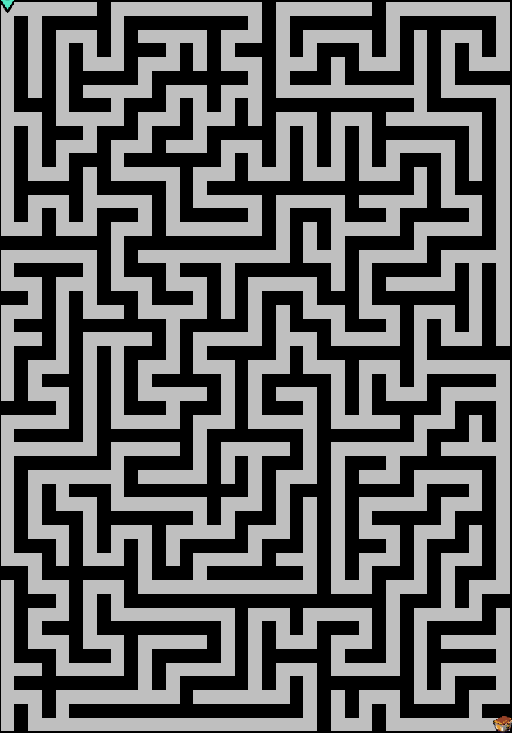
#> input picture img/maze.png, 512 x 733 px, found by its file name
$ python maze_reader.py 5
#> lines starting #> are read from the running program, lines starting #| are printed output that depends on the picture
### src/recognize.py
import os
import random
from PIL import Image
from common import check_is_wall, maze_file

def in_graph(W, H, nx, ny) -> bool:
    return 0 <= nx < W and 0 <= ny < H

def check_wall(image:Image, nx, ny):
    return check_is_wall(image.getpixel((nx, ny)))

TEST_CNT = 2000
def get_block_width_at(image:Image, x:int, y:int, xset, yset):
    DX = [-1, 0, 1, 0]
    DY = [ 0,-1, 0, 1]
    W, H = image.size
    for d in range(len(DX)):
        px = x
        py = y
        while True:
            nx = px + DX[d]
            ny = py + DY[d]
            if (not in_graph(W, H, nx, ny)) or (check_wall(image, nx, ny) != check_wall(image, x, y)):
                break
            px = nx
            py = ny
        if DX[d]:
            xset.append(px)
        else:
            yset.append(py)

BORDER = 20

def del_conti(arr_set:list) -> list:
    assert len(arr_set) > 0
    new_arr = [arr_set[0]]
    for i in range(1, len(arr_set)):
        if abs(arr_set[i] - new_arr[-1]) >= 4:
            new_arr.append(arr_set[i])
        else:
            new_arr[-1] = arr_set[i]
    return new_arr

def test_block_width(): # 检测格子宽度
    widths = []
    image = Image.open(maze_file).convert("RGB")
#> image is the input picture: PIL image 512x733 RGB; mean R, G, B 98, 98, 98
    W, H = image.size
#> W = 512; H = 733
    xset = []
    yset = []
    for _ in range(TEST_CNT):
        x = random.randint(BORDER, W - 1 - BORDER)
        y = random.randint(BORDER, H - 1 - BORDER)
        widths.append(get_block_width_at(image, x, y, xset, yset))
#> after the loop, widths = 2000 items
    xset = [0] + sorted(list(set(xset))) + [W - 1]
#> xset = 76 values from 0 to 511
    yset = [0] + sorted(list(set(yset))) + [H - 1]
#> yset = 108 values from 0 to 732
    xset = del_conti(xset)
#> xset = 38 values from 1 to 511
    yset = del_conti(yset)
#> yset = 54 values from 2 to 732
    dxset = [xset[i] - xset[i-1] for i in range(1, len(xset))]
    dyset = [yset[i] - yset[i-1] for i in range(1, len(yset))]
    yset = del_conti(yset)
    dx = sum(dxset) / len(dxset)
#> dx = 13.78
    dy = sum(dyset) / len(dyset)
    assert abs(dx - dy) < 0.5
    return round(W / dx), round(H / dx)

# [2 lines that do not run on import are left out]

### src/common.py
import os
dirnow    = os.path.dirname(os.path.abspath(__file__))
maze_file = os.path.join(dirnow, "maze.png")
finl_file = os.path.join(dirnow, "finl.png")
rout_file = os.path.join(dirnow, "route.txt")
test_file = os.path.join(dirnow, "test.png")
dump_file = os.path.join(dirnow, "test.txt")
assert os.path.isfile(maze_file)

HAM_CNT     = 3
BLK_SIZE    = 23
HLF_SIZE    = 12
WALL_THRESH = 0.1

def check_is_wall(color_now) -> int:
    assert len(color_now) == 3
    avg = sum(color_now) / len(color_now)
    return int(avg <= 255 * WALL_THRESH)

def avg_color(c1, c2) -> tuple:
    return tuple([(c1[i] + c2[i]) >> 1 for i in range(len(c1))])

### src/maze_reader.py
import os
import sys
from PIL import Image
from common import BLK_SIZE, HLF_SIZE, check_is_wall, maze_file, test_file, dump_file, HAM_CNT
from recognize import test_block_width

def generate_binary_matrix(height:int, width:int) -> list:
    image = Image.open(maze_file).convert("RGB")
    image = image.resize((BLK_SIZE * width, BLK_SIZE * height)) # 缩放
    test_img = Image.new("RGB", (width, height))
    matrix_now = []
    for i in range(height):
        vector_now = []
        for j in range(width):
            real_pos_x = BLK_SIZE * j + HLF_SIZE
            real_pos_y = BLK_SIZE * i + HLF_SIZE
            color_now  = image.getpixel((real_pos_x, real_pos_y))
            is_wall    = check_is_wall(color_now)
            vector_now.append(is_wall)
            test_img.putpixel((j, i), (0, 0, 0) if is_wall else (255, 255, 255))
        matrix_now.append(vector_now)
    test_img = test_img.resize((BLK_SIZE * width, BLK_SIZE * height))
    test_img.save(test_file)
    return matrix_now

def show_all(height:int, width:int, ham_cnt:int) -> None: # ouptut to stdout
    binary_matrix = generate_binary_matrix(height, width)
    fp = open(dump_file, "w")
    fp.write("%d %d %d\n" % (height, width, ham_cnt))
    for line in binary_matrix:
        fp.write((" ".join(list(map(str, line)))) + "\n")

if __name__ == "__main__":
    w, h = test_block_width()
    print("tested: h, w = ", h, w)
#| tested: h, w =  53 37
    show_all(h, w, int(sys.argv[1]))
#> in generate_binary_matrix, `image = image.resize((BLK_SIZE * width, BLK_SIZE * height))`:
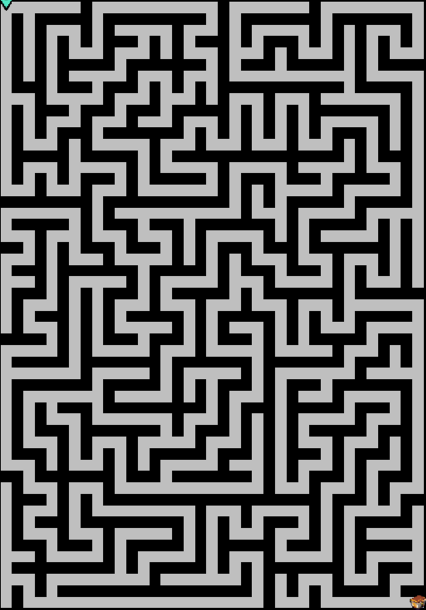
#> image: PIL image 851x1219 RGB (shown at 1/2 size); mean R, G, B 98.6, 98.6, 98.5
#> in generate_binary_matrix, `test_img = Image.new("RGB", (width, height))`: test_img: PIL image 37x53 RGB; every value is 0
#> after the loop in generate_binary_matrix, `for i in range(height):`:
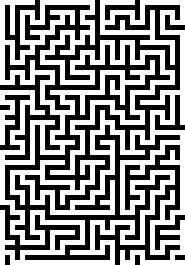
#> test_img: PIL image 37x53 RGB (shown 5 times larger); 52.3% white; black in thin lines or dots
#> in generate_binary_matrix, `test_img = test_img.resize((BLK_SIZE * width, BLK_SIZE * height))`:
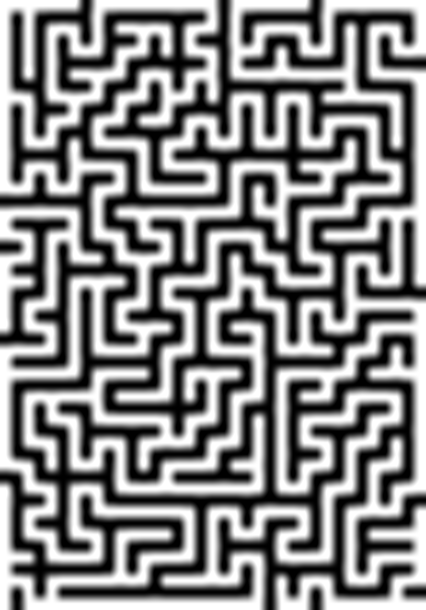
#> test_img: PIL image 851x1219 RGB (shown at 1/2 size); min 0, max 255, mean 132.6
#> the loop in show_all, `for line in binary_matrix:` made 53 passes
